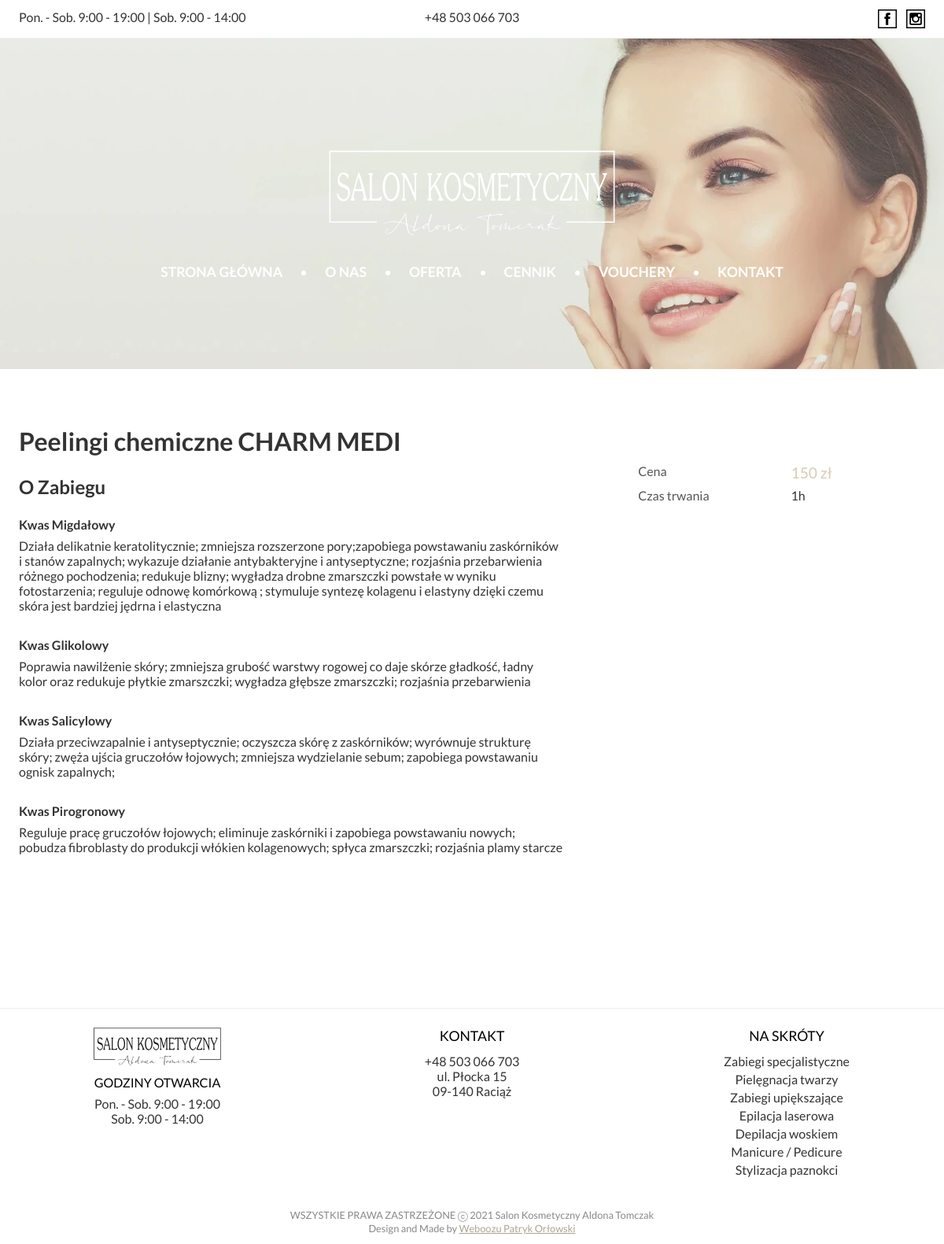
Page /zabiegi.php?slug=peelingi_chemiczne_charm_medi on the committed database.
### tables this page shows
CREATE TABLE `treatments` (
  `id` int(11) NOT NULL,
  `name` text NOT NULL,
  `slug` varchar(125) NOT NULL,
  `label` text DEFAULT NULL,
  `description` text DEFAULT NULL,
  `image` varchar(125) DEFAULT NULL,
  `price` text NOT NULL,
  `duration` varchar(10) DEFAULT NULL,
  `category` varchar(125) NOT NULL
);

### zabiegi.php (the view, shortened to what this page needs)
<?php
    require_once('./php/connect_db.php');
?>
<!DOCTYPE html>
<html lang="en">
<head>
    <link rel="stylesheet" href="./assets/css/main-1.01.css">
</head>
<body>
    <?php
        include_once('./page-hd-navig.php');
    ?>
    <main>
        <div class="treatnent-wrapper wrapper-1200">
            <?php
                $gSlug = $_GET['slug'];
                $query = "SELECT * FROM treatments WHERE slug LIKE '$gSlug'" ;
                $result = $conn->query($query);
                if ($result->num_rows > 0) {
                    while($row = $result->fetch_assoc()) {
                        echo '<div class="content">';
                        echo '<h1>'.$row['name'].'</h1>';
                        echo '<h2>O Zabiegu</h2>';
                        echo '<p>';
                        echo $row['description'];
                        echo '</p>';
                        echo '</div>';
                        echo '<div class="quick-info">';
                        echo '<div class="table-wra">';
                        echo '<span class="title">Cena</span>';
                        echo '<span class="price">'.$row['price'].'</span>';
                        echo '<span class="title">Czas trwania</span>';
                        echo '<span>'.$row['duration'].'</span>';
                        echo '</div>';
                        echo '</div>';
                    }
                }
            ?>
        </div>
    </main>
    <?php
        include_once('./footer.php');
    ?>
    <div class="copy" style="font-size: 0.8rem;">
        WSZYSTKIE PRAWA ZASTRZEŻONE  ⓒ 2021 Salon Kosmetyczny Aldona Tomczak <br> Design and Made by <a href="https://weboozu.pl" style="color: #ada493;">Weboozu Patryk Orłowski</a>
    </div>
</body>
</html>

### assets/css/main-1.01.css (style rules this page uses)
* { -webkit-box-sizing: border-box; box-sizing: border-box; padding: 0; margin: 0; font-family: 'Lato', sans-serif; }
.wrapper-1200 { width: 100%; max-width: 1200px; margin: 0 auto; }
body { max-width: 1920px; margin: 0 auto; color: #333; -webkit-animation: .5s fadeIn; animation: .5s fadeIn; }
main { padding-bottom: 64px; }
main .contact-wrapper, main .about-us-wrapper, main .offer-wrapper, main .treatnent-wrapper { padding: 24px; margin-top: 48px; margin-bottom: 64px; }
main .contact-wrapper p, main .about-us-wrapper p, main .offer-wrapper p, main .treatnent-wrapper p { max-width: 1000px; display: block; margin: 0 auto; padding: 24px 0; text-align: justify; color: #555; }
main .treatnent-wrapper { display: -ms-grid; display: grid; -ms-grid-columns: 60% calc(40% - 96px); grid-template-columns: 60% calc(40% - 96px); grid-gap: 96px; }
main .treatnent-wrapper .content h1 { margin-bottom: 24px; }
main .treatnent-wrapper .content h2 { margin-bottom: 12px; padding: 0; }
main .treatnent-wrapper .content h4 { margin-top: 12px; margin-bottom: 8px; padding: 0; }
main .treatnent-wrapper .content p { padding: 0; margin-bottom: 24px; }
main .treatnent-wrapper .quick-info { margin-top: 48px; }
main .treatnent-wrapper .quick-info .table-wra { display: -ms-grid; display: grid; -ms-grid-columns: (1fr)[2]; grid-template-columns: repeat(2, 1fr); grid-gap: 8px 24px; }
main .treatnent-wrapper .quick-info .table-wra .title { color: #555; }
main .treatnent-wrapper .quick-info .table-wra .price { color: #D7CBB6; font-size: 1.2rem; }
.copy { font-size: .6rem; color: #888888; text-align: center; padding: 12px; }

### rows in the picture
treatments: name "Peelingi chemiczne CHARM MEDI", description "Kwas Migdałowy Działa delikatnie keratolitycznie; zmniejsza rozszerzone pory;zapobiega powstawaniu zaskórników i stanów zapalnych; wykazuje działanie antybakteryjne i antyseptyczne; rozjaśnia przebarwienia różnego pochodzenia; redukuje blizny; wygładza drobne zmarszczki powstałe w wyniku fotostarzenia; reguluje odnowę komórkową ; stymuluje syntezę kolagenu i elastyny dzięki czemu skóra jest bardziej jędrna i elastyczna Kwas Glikolowy Poprawia nawilżenie skóry; zmniejsza grubość warstwy rogowej co daje skórze gładkość, ładny kolor oraz redukuje płytkie zmarszczki; wygładza głębsze zmarszczki; rozjaśnia przebarwienia Kwas Salicylowy Działa przeciwzapalnie i antyseptycznie; oczyszcza skórę z…", price "150 zł", duration "1h"
